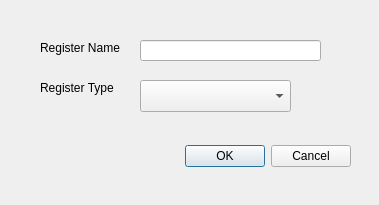
<?xml version="1.0" encoding="UTF-8"?>
<ui version="4.0">
 <class>EditRegisterDialog</class>
 <widget class="QDialog" name="EditRegisterDialog">
  <property name="geometry">
   <rect>
    <x>0</x>
    <y>0</y>
    <width>379</width>
    <height>205</height>
   </rect>
  </property>
  <property name="windowTitle">
   <string>New Register</string>
  </property>
  <widget class="QDialogButtonBox" name="buttonBox">
   <property name="geometry">
    <rect>
     <x>30</x>
     <y>140</y>
     <width>321</width>
     <height>32</height>
    </rect>
   </property>
   <property name="orientation">
    <enum>Qt::Horizontal</enum>
   </property>
   <property name="standardButtons">
    <set>QDialogButtonBox::Cancel|QDialogButtonBox::Ok</set>
   </property>
  </widget>
  <widget class="QLabel" name="label">
   <property name="geometry">
    <rect>
     <x>40</x>
     <y>40</y>
     <width>91</width>
     <height>16</height>
    </rect>
   </property>
   <property name="text">
    <string>Register Name</string>
   </property>
  </widget>
  <widget class="QLineEdit" name="lineEdit">
   <property name="geometry">
    <rect>
     <x>140</x>
     <y>40</y>
     <width>181</width>
     <height>21</height>
    </rect>
   </property>
  </widget>
  <widget class="QLabel" name="label_2">
   <property name="geometry">
    <rect>
     <x>40</x>
     <y>80</y>
     <width>91</width>
     <height>16</height>
    </rect>
   </property>
   <property name="text">
    <string>Register Type</string>
   </property>
  </widget>
  <widget class="QComboBox" name="comboBox">
   <property name="geometry">
    <rect>
     <x>140</x>
     <y>80</y>
     <width>151</width>
     <height>32</height>
    </rect>
   </property>
  </widget>
 </widget>
 <resources/>
 <connections>
  <connection>
   <sender>buttonBox</sender>
   <signal>rejected()</signal>
   <receiver>EditRegisterDialog</receiver>
   <slot>reject()</slot>
   <hints>
    <hint type="sourcelabel">
     <x>316</x>
     <y>260</y>
    </hint>
    <hint type="destinationlabel">
     <x>286</x>
     <y>274</y>
    </hint>
   </hints>
  </connection>
  <connection>
   <sender>buttonBox</sender>
   <signal>accepted()</signal>
   <receiver>EditRegisterDialog</receiver>
   <slot>accept()</slot>
   <hints>
    <hint type="sourcelabel">
     <x>190</x>
     <y>155</y>
    </hint>
    <hint type="destinationlabel">
     <x>189</x>
     <y>102</y>
    </hint>
   </hints>
  </connection>
 </connections>
</ui>
